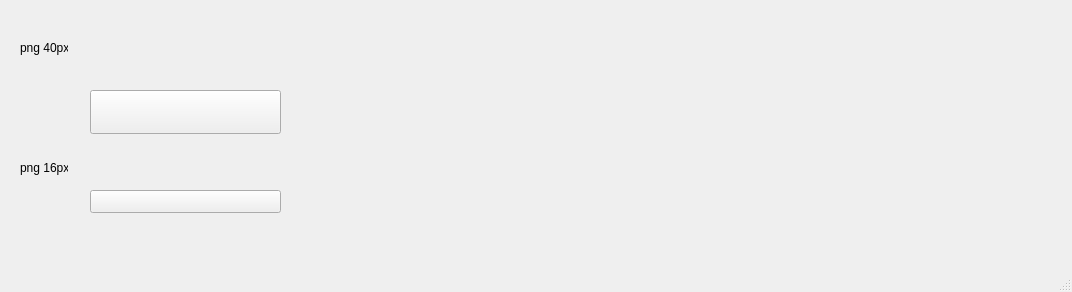
<?xml version="1.0" encoding="UTF-8"?>
<ui version="4.0">
 <class>MainWindow</class>
 <widget class="QMainWindow" name="MainWindow">
  <property name="geometry">
   <rect>
    <x>0</x>
    <y>0</y>
    <width>1072</width>
    <height>292</height>
   </rect>
  </property>
  <property name="windowTitle">
   <string>MainWindow</string>
  </property>
  <widget class="QWidget" name="centralwidget">
   <widget class="QLabel" name="label_3">
    <property name="geometry">
     <rect>
      <x>90</x>
      <y>160</y>
      <width>291</width>
      <height>16</height>
     </rect>
    </property>
    <property name="text">
     <string/>
    </property>
    <property name="pixmap">
     <pixmap resource="res.qrc">:/images/loading_16.png</pixmap>
    </property>
   </widget>
   <widget class="QLabel" name="label_4">
    <property name="geometry">
     <rect>
      <x>90</x>
      <y>30</y>
      <width>960</width>
      <height>40</height>
     </rect>
    </property>
    <property name="minimumSize">
     <size>
      <width>960</width>
      <height>40</height>
     </size>
    </property>
    <property name="text">
     <string/>
    </property>
    <property name="pixmap">
     <pixmap resource="res.qrc">:/images/loading_40.png</pixmap>
    </property>
   </widget>
   <widget class="LoadingButton" name="pushButton_2">
    <property name="geometry">
     <rect>
      <x>90</x>
      <y>190</y>
      <width>191</width>
      <height>23</height>
     </rect>
    </property>
    <property name="minimumSize">
     <size>
      <width>0</width>
      <height>20</height>
     </size>
    </property>
    <property name="text">
     <string notr="true"/>
    </property>
   </widget>
   <widget class="QLabel" name="label">
    <property name="geometry">
     <rect>
      <x>20</x>
      <y>40</y>
      <width>48</width>
      <height>16</height>
     </rect>
    </property>
    <property name="text">
     <string>png 40px</string>
    </property>
   </widget>
   <widget class="QLabel" name="label_2">
    <property name="geometry">
     <rect>
      <x>20</x>
      <y>160</y>
      <width>48</width>
      <height>16</height>
     </rect>
    </property>
    <property name="text">
     <string>png 16px</string>
    </property>
   </widget>
   <widget class="LoadingButton" name="pushButton">
    <property name="geometry">
     <rect>
      <x>90</x>
      <y>90</y>
      <width>191</width>
      <height>44</height>
     </rect>
    </property>
    <property name="minimumSize">
     <size>
      <width>0</width>
      <height>44</height>
     </size>
    </property>
    <property name="text">
     <string notr="true"/>
    </property>
   </widget>
  </widget>
  <widget class="QMenuBar" name="menubar">
   <property name="geometry">
    <rect>
     <x>0</x>
     <y>0</y>
     <width>1072</width>
     <height>23</height>
    </rect>
   </property>
  </widget>
  <widget class="QStatusBar" name="statusbar"/>
 </widget>
 <customwidgets>
  <customwidget>
   <class>LoadingButton</class>
   <extends>QPushButton</extends>
   <header location="global">loadingbutton.h</header>
  </customwidget>
 </customwidgets>
 <resources>
  <include location="res.qrc"/>
 </resources>
 <connections/>
</ui>
